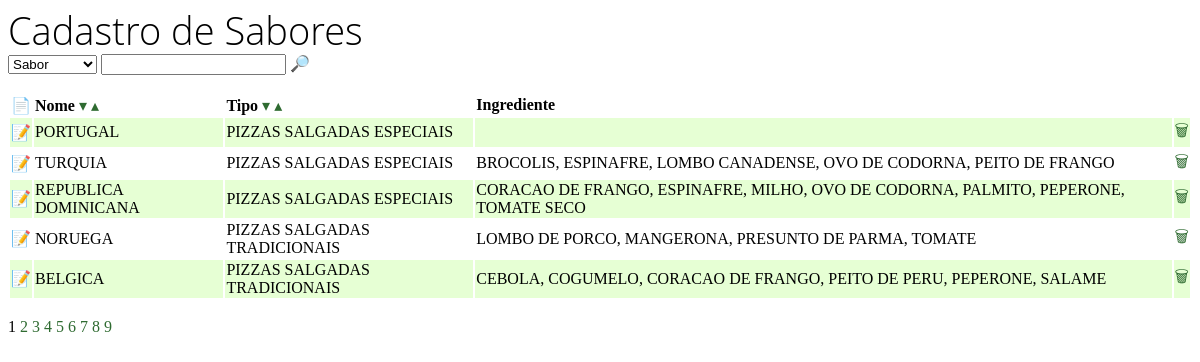
The app's page /pizzariaA.php with its own data.
### tables this page shows
CREATE TABLE sabor (
	codigo integer not null,
	nome varchar(100) not null,
	tipo integer not null,
	foreign key (tipo) references tipo(codigo),
	primary key (codigo)
);

CREATE TABLE tipo (
	codigo integer not null,
	nome varchar(100) not null,
	primary key (codigo)
);

### pizzariaA.php (the view, shortened to what this page needs)
<html>
<head>
	<link rel="stylesheet" href="style.css">
</head>
<body>
	<?php
	function url($campo, $valor)
	{
		$result = array();
		$result[$campo] = $campo . "=" . $valor;
		return ("pizzariaA.php?" . strtr(implode("&", $result), " ", "+"));
	}
	$db = new SQLite3("pizzaria.db");
	$db->exec("PRAGMA foreign_keys = ON");
	$limit = 5;
	echo "<h1>Cadastro de Sabores</h1>\n";
	echo "<select id=\"campo\" name=\"campo\">\n";
	echo "<option value=\"nome\"" . ((isset($_GET["nome"])) ? " selected" : "") . ">Sabor</option>\n";
	echo "</select>\n";
	$value = "";
	echo "<input type=\"text\" id=\"valor\" name=\"valor\" value=\"" . $value . "\" size=\"20\" pattern=\"[a-z\s]+$\"> \n";
	$parameters = array();
	echo "<a href=\"\" onclick=\"value = document.getElementById('valor').value.trim().replace(/ +/g, '+'); result = '" . strtr(implode("&", $parameters), " ", "+") . "'; result = ((value != '') ? document.getElementById('campo').value+'='+value+((result != '') ? '&' : '') : '')+result; this.href ='pizzariaA.php'+((result != '') ? '?' : '')+result;\">&#x1F50E;</a><br>\n";
	echo "<br>\n";
	echo "<table class=\"grid\">\n";
	echo "<tr>\n";
	echo "<td><a href=\"pizzariaB.php\">&#x1F4C4;</a></td>\n";
	echo "<td><b>Nome</b> <a href=\"" . url("orderby", "nome+asc") . "\">&#x25BE;</a> <a href=\"" . url("orderby", "nome+desc") . "\">&#x25B4;</a></td>\n";
	echo "<td><b>Tipo</b> <a href=\"" . url("orderby", "tipo+asc") . "\">&#x25BE;</a> <a href=\"" . url("orderby", "tipo+desc") . "\">&#x25B4;</a></td>\n";
	echo "<td><b>Ingrediente</b></td>\n";
	echo "<td></td>\n";
	echo "</tr>\n";
	$where = array();
	$where = (count($where) > 0) ? "where " . implode(" and ", $where) : "";
	$total = $db->query("select count(*) as total from sabor " . $where)->fetchArray()["total"];
	$orderby = (isset($_GET["orderby"])) ? $_GET["orderby"] : "codigo asc";
	$offset = (isset($_GET["offset"])) ? max(0, min($_GET["offset"], $total - 1)) : 0;
	$offset = $offset - ($offset % $limit);
	$results = $db->query("select * from sabor " . $where . " order by " . $orderby . " limit " . $limit . " offset " . $offset);
	while ($row = $results->fetchArray()) {
		echo "<tr>\n";
		echo "<td><a href=\"pizzariaC.php?codigo=" . $row["codigo"] . "\">&#x1F4DD;</a></td>\n";
		echo "<td>" . $row["nome"] . "</td>\n";
		echo "<td>\n";
		$results2 = $db->query("select tipo.nome as tipo from sabor join tipo on sabor.tipo = tipo.codigo where sabor.codigo= " . $row["codigo"]);
		while ($row2 = $results2->fetchArray()) {
			echo $row2["tipo"];
		}
		echo "</td>\n";
		echo "<td>\n";
		$results3 = $db->query("select ingrediente.nome as ingrediente,sabor.nome as sabor, tipo.nome as tipo from sabor join saboringrediente on saboringrediente.sabor=sabor.codigo join ingrediente on saboringrediente.ingrediente=ingrediente.codigo join tipo on sabor.tipo = tipo.codigo where sabor.codigo=" . $row["codigo"]);
		$ingredientes = "";
		while ($row3 = $results3->fetchArray()) {
			$ingredientes .= $row3["ingrediente"] . ", ";
		}
		echo substr($ingredientes, 0, -2);
		echo "</td>\n";
		echo "<td><a href=\"delete.php?codigo=" . $row["codigo"] . "\" onclick=\"return(confirm('Excluir " . $row["nome"] . "?'));\">&#x1F5D1;</a></td>\n";
		echo "</tr>\n";
	}
	echo "</table>\n";
	echo "<br>\n";
	for ($page = 0; $page < ceil($total / $limit); $page++) {
		echo (($offset == $page * $limit) ? ($page + 1) : "<a href=\"" . url("offset", $page * $limit) . "\">" . ($page + 1) . "</a>") . " \n";
	}
	?>
</body>
</html>

### style.css (style rules this page uses)
a { text-decoration: none; color: #2f6b31; }
tr:nth-child(even) { background-color: #e6ffd4; }
h1 { font-weight: 300; font-size: 38px; margin: 0px 0px 0px 0px; line-height: 120%; font-family: 'Open sans', sans-serif; }
a { text-decoration: none; }
.grid { width: 100%; }

### records on screen
sabor: nome "PORTUGAL"
tipo: nome "PIZZAS SALGADAS ESPECIAIS"
sabor: nome "TURQUIA", ingredientes "BROCOLIS, ESPINAFRE, LOMBO CANADENSE, OVO DE CODORNA, PEITO DE FRANGO"
sabor: nome "REPUBLICA DOMINICANA", ingredientes "CORACAO DE FRANGO, ESPINAFRE, MILHO, OVO DE CODORNA, PALMITO, PEPERONE, TOMATE SECO"
sabor: nome "NORUEGA", ingredientes "LOMBO DE PORCO, MANGERONA, PRESUNTO DE PARMA, TOMATE"
tipo: nome "PIZZAS SALGADAS TRADICIONAIS"
sabor: nome "BELGICA", ingredientes "CEBOLA, COGUMELO, CORACAO DE FRANGO, PEITO DE PERU, PEPERONE, SALAME"
